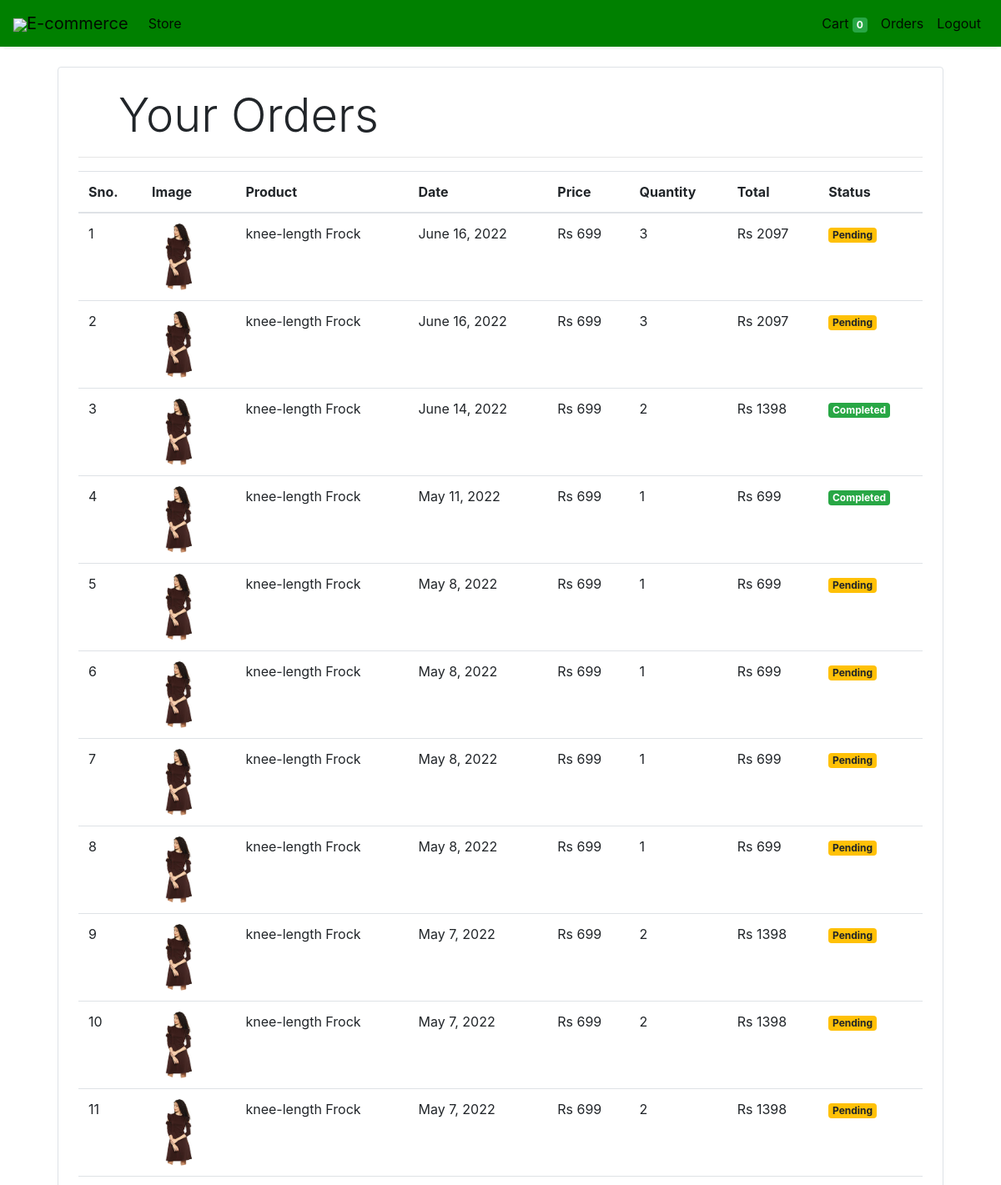
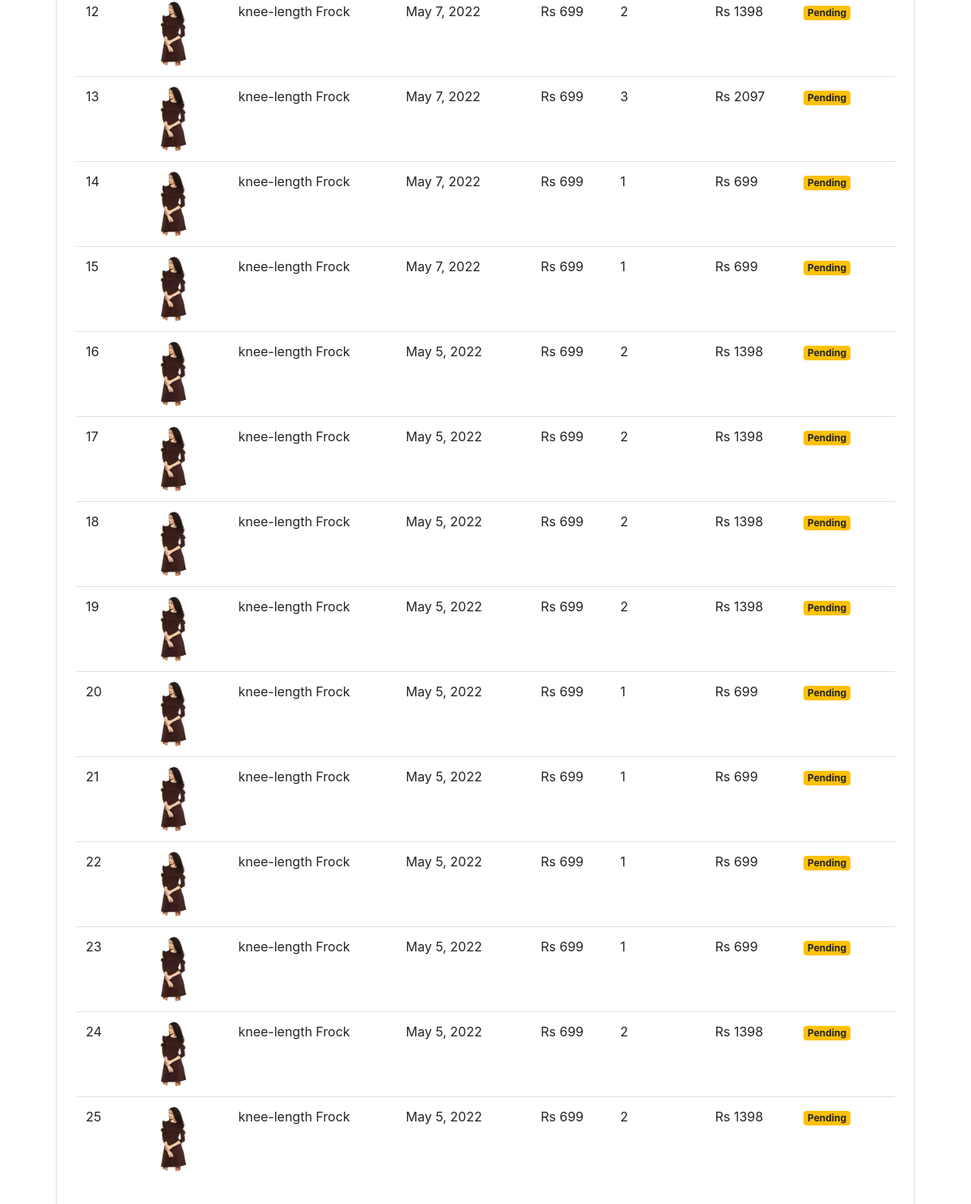
Screenshot of /orders (signed in) with the database file from the repository (2 pictures, top to bottom).
### store/models/orders.py (models this page shows, shortened)
class Order(models.Model):
    product = models.ForeignKey(Products,
                                on_delete=models.CASCADE)
    customer = models.ForeignKey(Customer,
                                 on_delete=models.CASCADE)
    size = models.ForeignKey(Size,
                                on_delete=models.CASCADE, null=True)
    color = models.ForeignKey(Color,
                                on_delete=models.CASCADE, null=True)
    quantity = models.IntegerField(default=1)
    price = models.IntegerField()
    address = models.CharField (max_length=50, default='', blank=True)
    phone = models.CharField (max_length=50, default='', blank=True)
    date = models.DateField (default=datetime.datetime.today)
    status = models.BooleanField (default=False)
    @staticmethod
    def get_orders_by_customer(customer_id):
        return Order.objects.filter(customer=customer_id).order_by('-date')

### store/models/product.py (models this page shows, shortened)
class Products(models.Model):
    name = models.CharField(max_length=60)
    price= models.IntegerField(default=0)
    category= models.ForeignKey(Category,on_delete=models.CASCADE,default=1 )
    description= models.CharField(max_length=250, default='', blank=True, null= True)
    image= models.ImageField(upload_to='uploads/products/')
    size= models.BooleanField(default= False)
    specifications= models.CharField(max_length=250, help_text="seperate it by ,", null=True)

### store/middlewares/auth.py (the view)
    def middleware(request):
        print(request.session.get('customer'))
        returnUrl = request.META['PATH_INFO']
        print(request.META['PATH_INFO'])
        if not request.session.get('customer'):
           return redirect(f'login?return_url={returnUrl}')
        response = get_response(request)
        if response:
            return response
        else:
            return redirect('store')

### store/templatetags/custom_filter.py (called while the page is built)
@register.filter(name='currency')
def currency(number):
    return "Rs "+str(number)

@register.filter(name='multiply')
def multiply(number , number1):
    return number * number1

### store/views/orders.py (called while the page is built)
    def get(self , request ):
        customer = request.session.get('customer')
        orders = Order.get_orders_by_customer(customer)
        print(orders)
        return render(request , 'orders.html'  , {'orders' : orders})

### store/templates/orders.html
{% extends 'base.html' %}
{% block content %}
{% load cart %}
{% load custom_filter %}
<div class="container">
   <div class="border rounded p-4 m-4">
        <p class="display-4 pl-4 ml-4">Your Orders</p>
        <hr>
        <table class="table">
            <thead>
                <tr>
                    <th>Sno.</th>
                    <th>Image</th>
                    <th>Product</th>
                    <th>Date</th>
                    <th>Price</th>
                    <th>Quantity</th>
                    <th>Total</th>
                    <th>Status</th>
                </tr>
            </thead>
            <tbody>
                {% for order in orders %}
                <tr>
                    <td>{{forloop.counter}}</td>
                    <td><img style="height: 80px;" class="rounded-circle" src="{{order.product.image.url}}" alt=""></td>
                    <td>{{order.product.name}}</td>
                    <td>{{order.date}}</td>
                    <td>{{order.price|currency}}</td>
                    <td>{{order.quantity}}</td>
                    <td>{{order.quantity|multiply:order.price|currency}}</td>
                    {% if order.status %}
                    <td><small class="badge badge-success">Completed</small></td>
                    {%else%}
                    <td><small class="badge badge-warning">Pending</small></td>
                    {% endif %}
                </tr>
                {% endfor %}
            </tbody>
        </table>
   </div>
</div>
{% endblock %}

### store/templates/base.html (shortened to what this page needs)
<!doctype html>
<html lang="en">
<head>
  <link rel="stylesheet" href="https://maxcdn.bootstrapcdn.com/bootstrap/4.0.0/css/bootstrap.min.css"
>
</head>
<body>
<nav class="one-edge-shadow
  navbar navbar-light
  sticky-top navbar
  navbar-expand-lg
  text-white">
    <a class="navbar-brand ms-3" href="/">
    <link rel="stylesheet" href="https://use.fontawesome.com/releases/v5.7.0/css/all.css">
    <img src="https://www.freepnglogos.com/uploads/shopping-cart-png/shopping-cart-svg-png-icon-download-28.png" style="width:50px;height:50px,color:white;">E-commerce</a>
    <div class="collapse navbar-collapse" id="navbarSupportedContent">
      <ul class="navbar-nav mr-auto">
        <li class="nav-item active">
          <a class="nav-link" href="/store">Store <span class="sr-only">(current)</span></a>
        </li>
          </ul>
      <ul class=" navbar-nav my-2 my-lg-0">
        <li class="nav-item active">
          <a class="nav-link" href="/cart">Cart
            <span class="badge badge-success">{{request.session.cart.keys|length}}</span>
            <span class="sr-only">(current)</span></a>
        </li>
        {% if request.session.customer %}
        <li class="nav-item active ">
          <a class="nav-link" href="/orders">Orders<span class="sr-only">(current)</span></a>
        </li>
        <li class="nav-item active ">
          <a class="nav-link" href="/logout">Logout<span class="sr-only">(current)</span></a>
        </li>
        {% endif %}
      </ul>
    </div>
  </nav>
  {% block content %}{% endblock %}
</body>
</html>

### store/templates/base.html (style rules this page uses)
nav { background-color: green; color: white; }
.one-edge-shadow { box-shadow: 0 8px 2px -5px rgb(246, 245, 245); }

### rows the page displays
Order: product.image (picture), product.name "knee-length Frock", date "June 16, 2022", price "Rs 699", quantity "3", quantity|multiply "Rs 2097", status "Pending"
Order: product.image (picture), product.name "knee-length Frock", date "June 16, 2022", price "Rs 699", quantity "3", quantity|multiply "Rs 2097", status "Pending"
Order: product.image (picture), product.name "knee-length Frock", date "June 14, 2022", price "Rs 699", quantity "2", quantity|multiply "Rs 1398", status "Completed"
Order: product.image (picture), product.name "knee-length Frock", date "May 11, 2022", price "Rs 699", quantity "1", quantity|multiply "Rs 699", status "Completed"
Order: product.image (picture), product.name "knee-length Frock", date "May 8, 2022", price "Rs 699", quantity "1", quantity|multiply "Rs 699", status "Pending"
Order: product.image (picture), product.name "knee-length Frock", date "May 8, 2022", price "Rs 699", quantity "1", quantity|multiply "Rs 699", status "Pending"
Order: product.image (picture), product.name "knee-length Frock", date "May 8, 2022", price "Rs 699", quantity "1", quantity|multiply "Rs 699", status "Pending"
Order: product.image (picture), product.name "knee-length Frock", date "May 8, 2022", price "Rs 699", quantity "1", quantity|multiply "Rs 699", status "Pending"
Order: product.image (picture), product.name "knee-length Frock", date "May 7, 2022", price "Rs 699", quantity "2", quantity|multiply "Rs 1398", status "Pending"
Order: product.image (picture), product.name "knee-length Frock", date "May 7, 2022", price "Rs 699", quantity "2", quantity|multiply "Rs 1398", status "Pending"
Order: product.image (picture), product.name "knee-length Frock", date "May 7, 2022", price "Rs 699", quantity "2", quantity|multiply "Rs 1398", status "Pending"
Order: product.image (picture), product.name "knee-length Frock", date "May 7, 2022", price "Rs 699", quantity "2", quantity|multiply "Rs 1398", status "Pending"
Order: product.image (picture), product.name "knee-length Frock", date "May 7, 2022", price "Rs 699", quantity "3", quantity|multiply "Rs 2097", status "Pending"
Order: product.image (picture), product.name "knee-length Frock", date "May 7, 2022", price "Rs 699", quantity "1", quantity|multiply "Rs 699", status "Pending"
Order: product.image (picture), product.name "knee-length Frock", date "May 7, 2022", price "Rs 699", quantity "1", quantity|multiply "Rs 699", status "Pending"
Order: product.image (picture), product.name "knee-length Frock", date "May 5, 2022", price "Rs 699", quantity "2", quantity|multiply "Rs 1398", status "Pending"
Order: product.image (picture), product.name "knee-length Frock", date "May 5, 2022", price "Rs 699", quantity "2", quantity|multiply "Rs 1398", status "Pending"
Order: product.image (picture), product.name "knee-length Frock", date "May 5, 2022", price "Rs 699", quantity "2", quantity|multiply "Rs 1398", status "Pending"
Order: product.image (picture), product.name "knee-length Frock", date "May 5, 2022", price "Rs 699", quantity "2", quantity|multiply "Rs 1398", status "Pending"
Order: product.image (picture), product.name "knee-length Frock", date "May 5, 2022", price "Rs 699", quantity "1", quantity|multiply "Rs 699", status "Pending"
Order: product.image (picture), product.name "knee-length Frock", date "May 5, 2022", price "Rs 699", quantity "1", quantity|multiply "Rs 699", status "Pending"
Order: product.image (picture), product.name "knee-length Frock", date "May 5, 2022", price "Rs 699", quantity "1", quantity|multiply "Rs 699", status "Pending"
Order: product.image (picture), product.name "knee-length Frock", date "May 5, 2022", price "Rs 699", quantity "1", quantity|multiply "Rs 699", status "Pending"
Order: product.image (picture), product.name "knee-length Frock", date "May 5, 2022", price "Rs 699", quantity "2", quantity|multiply "Rs 1398", status "Pending"
Order: product.image (picture), product.name "knee-length Frock", date "May 5, 2022", price "Rs 699", quantity "2", quantity|multiply "Rs 1398", status "Pending"

### other values shown
{{ request.session.cart.keys|length }} "0"
